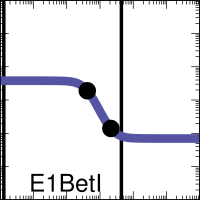

The script that saved this image:

set output "demo_FixedGatesDigital0x00_001_A000_xfer_model_E1_BetI.eps"
set terminal postscript eps enhanced color "Helvetica, 35" size 2,2
set logscale x
set logscale y
set lmargin screen 0.0
set rmargin screen 1.0
set tmargin screen 1.0
set bmargin screen 0.0
set size ratio 1.0
set border linewidth 2
set tics scale 2
set mxtics 10
set mytics 10
set key bottom left
set key samplen -1
set xrange [0.001:1000.0]
set yrange [0.001:1000.0]
set format y "10^{%L}"    
set format x "10^{%L}"    
set format x ""    
set xlabel '11001100'
set arrow from 0.0013,0.001 to 0.0013,1000.0 nohead lw 10 lt 2 lc rgb '#000000'
set arrow from 4.4,0.001 to 4.4,1000.0 nohead lw 10 lt 2 lc rgb '#000000'
ymin = 0.07
ymax = 3.8
K = 0.41
n = 2.4
set dummy x

plot ymin+(ymax-ymin)/(1.0+(x/K)**n) lw 25 lc rgb '#5455A4' title 'E1BetI',\
 "<echo '1 2'" using (0.41646314):(1.90000000251417)  with points pt 7 ps 4 lc rgb 'black' notitle,\
 "<echo '1 2'" using (2.131948906):(0.14000000002221907)  with points pt 7 ps 4 lc rgb 'black' notitle
